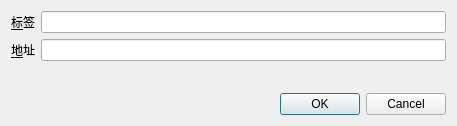
<?xml version="1.0" encoding="UTF-8"?>
<ui version="4.0">
 <class>EditAddressDialog</class>
 <widget class="QDialog" name="EditAddressDialog">
  <property name="geometry">
   <rect>
    <x>0</x>
    <y>0</y>
    <width>457</width>
    <height>126</height>
   </rect>
  </property>
  <property name="windowTitle">
   <string>Edit Address</string>
  </property>
  <layout class="QVBoxLayout" name="verticalLayout">
   <item>
    <layout class="QFormLayout" name="formLayout">
     <property name="fieldGrowthPolicy">
      <enum>QFormLayout::AllNonFixedFieldsGrow</enum>
     </property>
     <item row="0" column="0">
      <widget class="QLabel" name="label">
       <property name="text">
        <string>&amp;标签</string>
       </property>
       <property name="buddy">
        <cstring>labelEdit</cstring>
       </property>
      </widget>
     </item>
     <item row="0" column="1">
      <widget class="QLineEdit" name="labelEdit">
       <property name="toolTip">
        <string>这个地址簿条目相关的标签</string>
       </property>
      </widget>
     </item>
     <item row="1" column="0">
      <widget class="QLabel" name="label_2">
       <property name="text">
        <string>&amp;地址</string>
       </property>
       <property name="buddy">
        <cstring>addressEdit</cstring>
       </property>
      </widget>
     </item>
     <item row="1" column="1">
      <widget class="QLineEdit" name="addressEdit">
       <property name="toolTip">
        <string>这个地址簿条目相关的地址。这只能修改发送地址。</string>
       </property>
      </widget>
     </item>
    </layout>
   </item>
   <item>
    <widget class="QDialogButtonBox" name="buttonBox">
     <property name="orientation">
      <enum>Qt::Horizontal</enum>
     </property>
     <property name="standardButtons">
      <set>QDialogButtonBox::Cancel|QDialogButtonBox::Ok</set>
     </property>
    </widget>
   </item>
  </layout>
 </widget>
 <resources/>
 <connections>
  <connection>
   <sender>buttonBox</sender>
   <signal>accepted()</signal>
   <receiver>EditAddressDialog</receiver>
   <slot>accept()</slot>
   <hints>
    <hint type="sourcelabel">
     <x>248</x>
     <y>254</y>
    </hint>
    <hint type="destinationlabel">
     <x>157</x>
     <y>274</y>
    </hint>
   </hints>
  </connection>
  <connection>
   <sender>buttonBox</sender>
   <signal>rejected()</signal>
   <receiver>EditAddressDialog</receiver>
   <slot>reject()</slot>
   <hints>
    <hint type="sourcelabel">
     <x>316</x>
     <y>260</y>
    </hint>
    <hint type="destinationlabel">
     <x>286</x>
     <y>274</y>
    </hint>
   </hints>
  </connection>
 </connections>
</ui>
